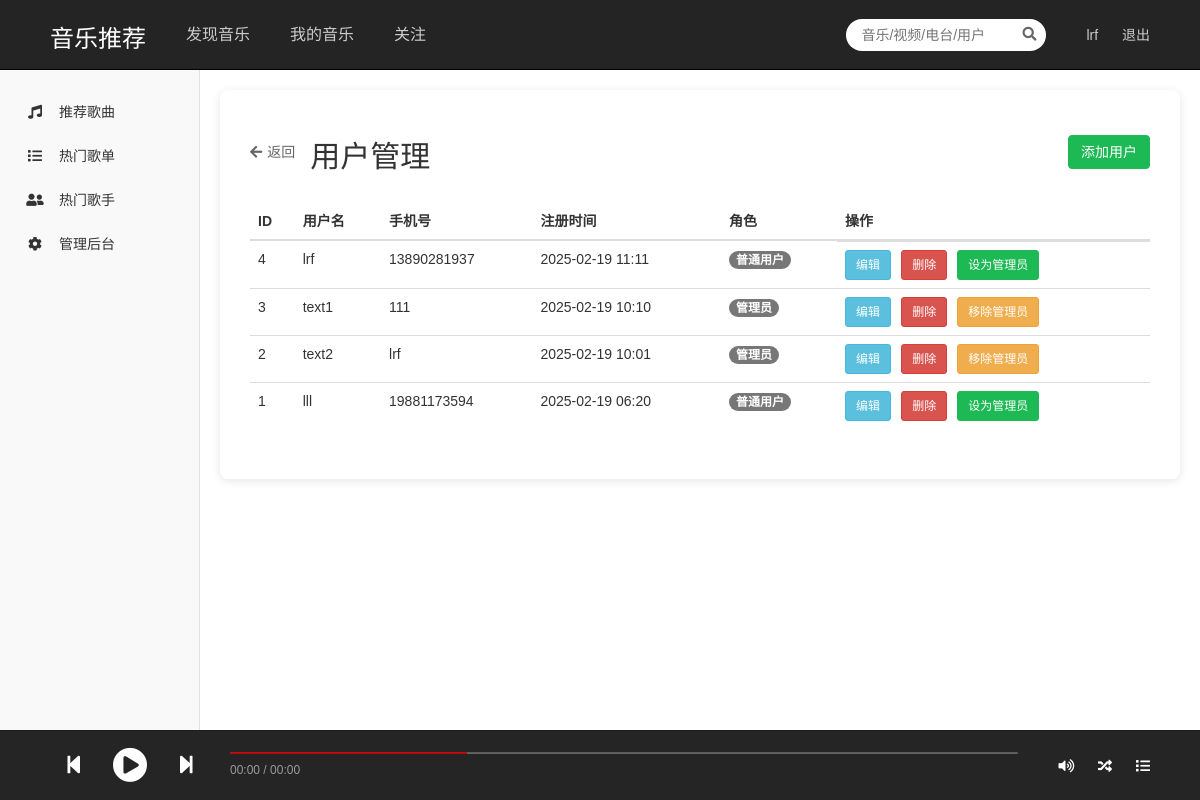
The page /management/users/ (signed in) on the database its author committed.
### app01/models.py (models this page shows, shortened)
class User(models.Model):
    username = models.CharField(max_length=50, verbose_name='用户名')
    phone = models.CharField(max_length=11, unique=True, verbose_name='手机号')
    password = models.CharField(max_length=32, verbose_name='密码')
    is_admin = models.BooleanField(default=False, verbose_name='是否管理员')
    create_time = models.DateTimeField(auto_now_add=True, verbose_name='创建时间')
    class Meta:
        verbose_name = '用户'
        verbose_name_plural = verbose_name

### app01/views.py (the view)
    def wrapper(request, *args, **kwargs):
        if not request.session.get('user_id'):
            messages.error(request, '请先登录')
            return redirect('login')
        return view_func(request, *args, **kwargs)

### app01/views.py (called while the page is built, shortened)
def login_required(view_func):
    def wrapper(request, *args, **kwargs):
        if not request.session.get('user_id'):
            messages.error(request, '请先登录')
            return redirect('login')
        return view_func(request, *args, **kwargs)
    return wrapper

@login_required
def user_management(request):
    users = User.objects.all().order_by('-create_time')
    return render(request, 'user_management.html', {'users': users})

### app01/templates/user_management.html (shortened to what this page needs)
{% extends 'base.html' %}
{% load static %}
{% block content %}
<div class="user-container">
    <div class="header-section">
        <div class="title-section">
            <a href="{% url 'admin_dashboard' %}" class="back-btn">
                <i class="fas fa-arrow-left"></i> 返回
            </a>
            <h2>用户管理</h2>
        </div>
        <button type="button" class="btn btn-primary" data-toggle="modal" data-target="#addUserModal">
            添加用户
        </button>
    </div>
    <div class="table-responsive">
        <table class="table">
            <thead>
                <tr>
                    <th>ID</th>
                    <th>用户名</th>
                    <th>手机号</th>
                    <th>注册时间</th>
                    <th>角色</th>
                    <th>操作</th>
                </tr>
            </thead>
            <tbody>
                {% for user in users %}
                <tr>
                    <td>{{ user.id }}</td>
                    <td>{{ user.username }}</td>
                    <td>{{ user.phone }}</td>
                    <td>{{ user.create_time|date:"Y-m-d H:i" }}</td>
                    <td>
                        {% if user.is_admin %}
                        <span class="badge badge-primary">管理员</span>
                        {% else %}
                        <span class="badge badge-secondary">普通用户</span>
                        {% endif %}
                    </td>
                    <td class="action-btns">
                        <button class="btn btn-sm btn-info" onclick="editUser({{ user.id }})">编辑</button>
                        <button class="btn btn-sm btn-danger" onclick="deleteUser({{ user.id }})">删除</button>
                        {% if not user.is_admin %}
                        <form method="POST" style="display: inline;">
                            <button type="submit" class="btn btn-sm btn-primary">设为管理员</button>
                        </form>
                        {% else %}
                        <form method="POST" style="display: inline;">
                            <button type="submit" class="btn btn-sm btn-warning">移除管理员</button>
                        </form>
                        {% endif %}
                    </td>
                </tr>
                {% endfor %}
            </tbody>
        </table>
    </div>
</div>
{% endblock %}

### app01/static/css/style.css (style rules this page uses)
body { min-height: 100vh; display: flex; flex-direction: column; background-color: #f5f5f5; padding-bottom: 80px; }
.btn-primary { background-color: #1DB954; border-color: #1DB954; }
body { font-family: Arial, sans-serif; background: #f5f5f5; margin: 0; padding: 0; }

### app01/templates/user_management.html (style rules this page uses)
.user-container { padding: 30px; background: #fff; border-radius: 8px; box-shadow: 0 2px 10px rgba(0,0,0,0.1); }
.header-section { display: flex; justify-content: space-between; align-items: center; margin-bottom: 20px; }
.title-section { display: flex; align-items: center; gap: 15px; }
.back-btn { color: #666; text-decoration: none; display: flex; align-items: center; gap: 5px; }
.table-responsive { margin-top: 20px; }
.action-btns { display: flex; gap: 10px; }

### rows shown on the page
User: id "4", username "lrf", phone "13890281937", create_time "2025-02-19 11:11", is_admin "普通用户"
User: id "3", username "text1", phone "111", create_time "2025-02-19 10:10", is_admin "管理员"
User: id "2", username "text2", phone "lrf", create_time "2025-02-19 10:01", is_admin "管理员"
User: id "1", username "lll", phone "19881173594", create_time "2025-02-19 06:20", is_admin "普通用户"

### other values the page prints
{{ request.session.username }} "lrf"
